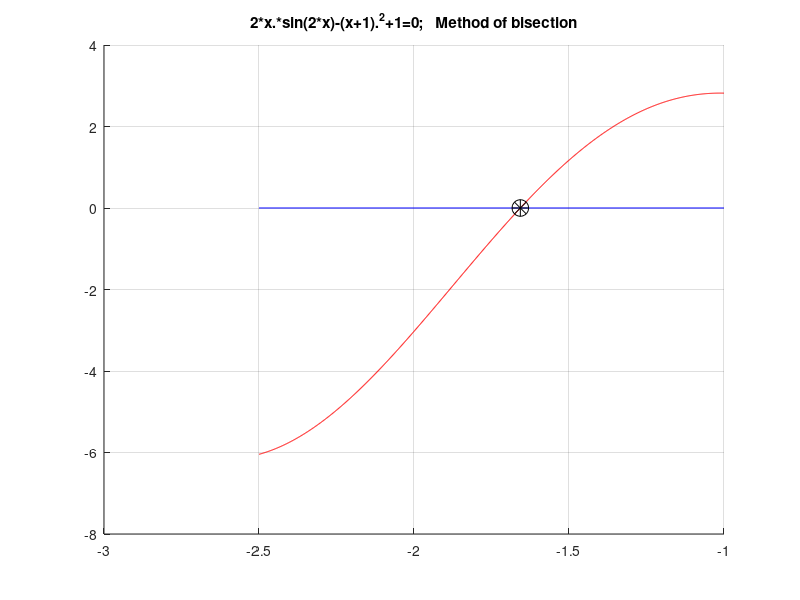

MATLAB code for this plot: (Note: this script raises an error after producing the figure.)
%
% Vienos lygties sprendimas: pusiaukirtos ir stygu metodai
% 
function Pvz_SMA_1_3_Viena_lygtis_bisection_chords
clc,close all

%------------------------   PRADINIAI DUOMENYS  ---------------------------

% f='2*x.*cos(2*x)-(x+1).^2'  % funkcijos simboline israiska
% f='-2*x.^2+2'
f='2*x.*sin(2*x)-(x+1).^2+1'
% f='x.^2'       % tokiai funkcijai siais metodais saknu nerasime

% range=[-10,10] % parenkame saknu atskyrimo intervala 
% range=[-2.2,1.8]; 
range=[-2.5,-1];
eps=1e-9;  % parenkame tikslumo reiksme 
nitmax=100;% parenkame didziausia leistina iteraciju skaiciu
method='bisection';  % parenkame sprendimo metoda
% method='chords';


% braizomas funkcijos grafikas
npoints=1000; x=range(1): (range(2)-range(1))/(npoints-1) :range(2);  
figure(1); grid on; hold on;
str=[f,'=0;   Method of ',method]; title(str);
plot(x,eval(f),'r-');
plot(range,[0 0],'b-');

%------------------------   SPRENDIMAS  -----------------------------------

xn=range(1);xn1=range(2);prec=1;
nit=0;err=0;
while prec > eps
    nit=nit+1;
    if nit > nitmax, fprintf('Virsytas leistinas iteraciju skaicius');err=1;break;end
    plot(xn,0,'mp','MarkerSize',12);h = findobj(gca,'Type','line');h1=h(1); % paskutinio grafinio objekto valdiklis irasomas handle masyvo priekyje
    plot(xn1,0,'cp','MarkerSize',12);h = findobj(gca,'Type','line');h2=h(1);
    
        % pasirenkame, ar spresti pusiaukirtos, ar stygu metodu:
        
        if strcmp(method,'bisection')    % pusiaukirtos metodas 
            xmid=(xn+xn1)/2;plot(xmid,0,'gs','MarkerSize',12);h = findobj(gca,'Type','line');h3=h(1);
        elseif strcmp(method,'chords')   % stygu metodas 
            x=xn;fxn=eval(f);x=xn1;fxn1=eval(f);
            k=abs(fxn/fxn1);xmid=(xn+k*xn1)/(1+k);
            plot(xmid,0,'gs','MarkerSize',12);plot([xn,xn1],[fxn,fxn1],'k-');h = findobj(gca,'Type','line');h3=h(1:2);
        else, fprintf('neaprasytas metodas \n');
        end
    x=xmid;fxmid=eval(f);
    if nit == 1, pause, end
    
    % jeigu pradzioje tikriname kairi taska
    x=xn;fxn=eval(f);
    if sign(fxmid) == sign(fxn), xn=xmid;
    else, xn1=xmid;
    end
    
%     x=xn1;fxn1=eval(f);
%     if sign(fxmid) == sign(fxn1), xn1=xmid;
%     else, xn=xmid;
%     end
%         
    pause(1)
    pause
    delete(h1);delete(h2);delete(h3);
    
    prec=abs(fxmid); 
    fprintf(1,'iteracija %d   artinys=   %g    tikslumas= %g \n',nit,xmid, prec);
end
plot(xmid,0,'k*','MarkerSize',12);plot(xmid,0,'ko','MarkerSize',12);
if err == 0, fprintf(1,'\n tikslumas pasiektas, saknis xmid=%g\n\n',xmid);
else, fprintf(1,'\n tikslumas nepasiektas, paskutine saknies reiksme  xmid=%g\n\n',xmid);
end


% ................................................................................
disp('.... Patikriname saknies reiksme, naudodami MATLAB funkcija fsolve: ....')
fprintf('\n')

    % fsolve iejimo pirmu parametru gali buti simboliu masyvas(char), kuriame irasyta lygties funkcijos israiska. 
    % Lygties funkcijos argumentas yra simbolis x. 
    % Antras parametras yra x reiksme. x gali buti vektorius.
    
 x0=-10; sprendinys = fsolve(char(f),x0); fprintf(1,'\npradinis artinys  x0=%g,  sprendinys=%g',x0,sprendinys);
 x0=5;   sprendinys = fsolve(char(f),x0); fprintf(1,'\npradinis artinys  x0=%g,  sprendinys=%g',x0,sprendinys);
 fprintf(1,'\n');
end
